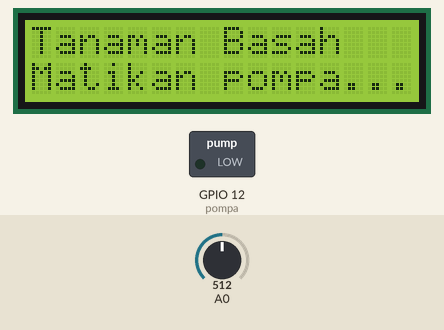
A sketch run on a simulated ESP8266 (NodeMCU). Shown: 16×2 character LCD, switched loads named in the sketch (green lamp = pin HIGH). The test bench sets the inputs (shaded band); at power-on: A0 = 512. WiFi joins after 1.5 s; servers stay silent unless stated; the local clock reads 2024-03-15 10:24:30 at power-on unless the sketch sets it; web services answer with replies made up by the test bench; what the sketch prints to the serial monitor is not drawn.

Above: at 6.2 s.
6.3 s: A0 set to 783
8.3 s: A0 set to 809
At 10.1 s:
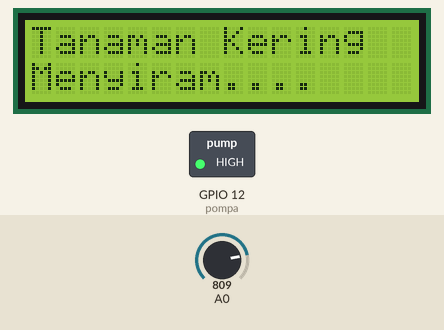
10.4 s: A0 set to 90
At 11.9 s:
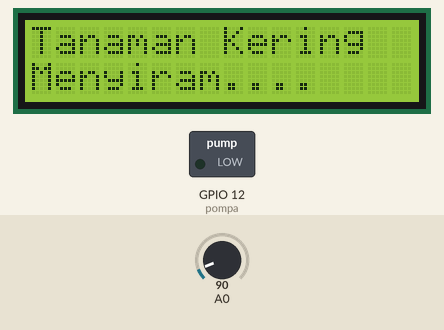
12.5 s: A0 set to 112
At 14.4 s:
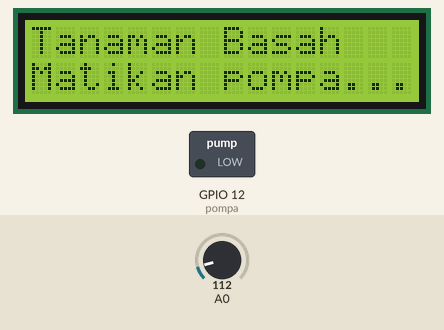
14.7 s: A0 set to 810
At 15.9 s:
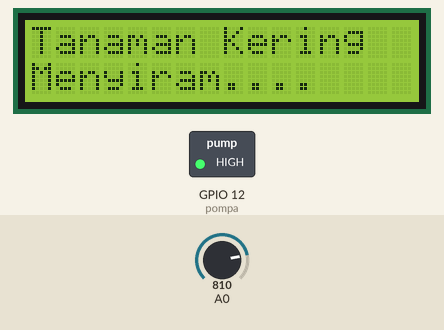
Timing chart, 0 to 17.7 s (numbered marks = the images above; inputs shaded):
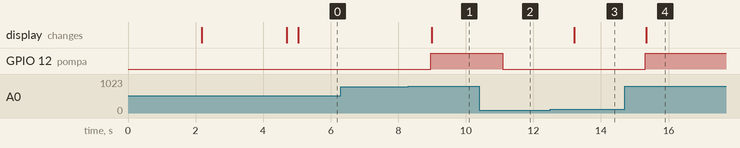

The sketch:

monitoring_soil_measure.ino
```cpp
#include <Wire.h>
#include <LiquidCrystal_I2C.h>
#include <ESP8266WiFi.h>
#include <WiFiClientSecure.h>
#include <WiFiClient.h>
#include <UniversalTelegramBot.h>
#include <ArduinoJson.h>

// Ganti Jenegan Wifi ro Password
#define WIFI_SSID "test"
#define WIFI_PASSWORD "12345678"


// Ganti Token BOT.e
#define BOT_TOKEN "6593729375:AAHXXb-YATKYvOpiR7NlgFiwCE7YfznjoaE"
// Ganti ID TELEGRAMU
#define CHAT_ID "6046131425"

X509List cert(TELEGRAM_CERTIFICATE_ROOT);
WiFiClientSecure secured_client;
UniversalTelegramBot bot(BOT_TOKEN, secured_client);


LiquidCrystal_I2C lcd(0x27, 16, 2);
int pompa = 12;


void setup() {
  lcd.clear();
  lcd.init();
  Serial.begin(9600);
  lcd.begin(16, 2);
  lcd.backlight();

  lcd.clear();
  lcd.setCursor(0, 0);
  lcd.print("DMP PROJECT");
  lcd.setCursor(0, 1);
  lcd.print("Alat siram otomatis");
  delay(2000);

  pinMode(pompa, OUTPUT);


  // attempt to connect to Wifi network:
  Serial.println("Connecting to Wifi SSID ");
  Serial.print(WIFI_SSID);
  lcd.clear();
  lcd.setCursor(0, 0);
  lcd.print("Connecting Wifi");
  delay(1000);
  WiFi.begin(WIFI_SSID, WIFI_PASSWORD);
  secured_client.setTrustAnchors(&cert);  // Add root certificate for api.telegram.org
  while (WiFi.status() != WL_CONNECTED) {
    Serial.print(".");
    delay(500);
  }
  Serial.print("\nWiFi connected. IP address: ");
  Serial.println(WiFi.localIP());
  lcd.clear();
  lcd.setCursor(0, 0);
  lcd.print(WIFI_SSID);
  lcd.setCursor(0, 1);
  lcd.print(WiFi.localIP());


  Serial.print("Retrieving time: ");
  configTime(0, 0, "pool.ntp.org");  // get UTC time via NTP
  time_t now = time(nullptr);
  while (now < 24 * 3600) {
    Serial.print(".");
    delay(100);
    now = time(nullptr);
  }
  Serial.println(now);

  bot.sendMessage(CHAT_ID, "Bot started up", "");
}


// Variabel untuk menyimpan pesan terakhir yang dikirim
String lastMessage = "";

void TS() {
  int sensorValue = analogRead(A0);

  const char* host = "api.thingspeak.com";
  const String apiKey = "PVB66K2RO2A0FL9O";

  // Buat URL untuk mengirim data ke Thingspeak
  String url = "/update?api_key=" + apiKey + "&field1=" + String(sensorValue);

  // Buat koneksi ke server Thingspeak
  WiFiClient client;
  if (client.connect(host, 80)) {
    // Kirim permintaan HTTP POST ke server Thingspeak
    client.print(String("GET ") + url + " HTTP/1.1\r\n" + "Host: " + host + "\r\n" + "Connection: close\r\n\r\n");
    delay(500);

    // Tunggu respon dari server
    while (client.available()) {
      String line = client.readStringUntil('\r');
      Serial.print(line);
    }
    Serial.println();
    client.stop();
  }
}

void loop() {
  int sv = analogRead(A0);
  Serial.println(sv);

  String currentMessage;  // Variabel untuk menyimpan pesan yang akan dikirim

  if (sv > 800 && sv < 1100) {
    digitalWrite(pompa, HIGH);
    lcd.clear();
    lcd.setCursor(0, 0);
    lcd.print("Tanaman Kering");
    lcd.setCursor(0, 1);
    lcd.print("Menyiram....");
    Serial.println("Tanaman Kering");

    currentMessage = "Tanaman Kering\nPompa ON";
  } else if (sv > 100 && sv < 800) {
    digitalWrite(pompa, LOW);
    lcd.clear();
    lcd.setCursor(0, 0);
    lcd.print("Tanaman Basah");
    lcd.setCursor(0, 1);
    lcd.print("Matikan pompa...");
    Serial.println("Tanaman Basah");

    currentMessage = "Tanaman Basah\nPompa OFF";
  } else {
    digitalWrite(pompa, LOW);
    currentMessage = "";  // Jika tidak ada kondisi yang cocok, pesan dikosongkan
  }

  // Cek apakah pesan yang akan dikirim sama dengan pesan terakhir
  // Jika sama, maka tidak perlu mengirim notifikasi
  if (currentMessage != lastMessage) {
    lastMessage = currentMessage;                  // Simpan pesan terakhir yang dikirim
    bot.sendMessage(CHAT_ID, currentMessage, "");  // Kirim notifikasi
  }
  TS();
}
```

Measured:
- the behaviour switches between 800 and 801 on A0 (found by bisection; images 0 and 1)
- the behaviour switches between 100 and 101 on A0 (found by bisection; images 2 and 3)
- after the input at 6.3 s, every drawn part: stays the same
- after the input at 8.3 s, GPIO 12 (pompa): LOW → HIGH after 0.66 s; the display: changes after 0.69 s (image 1)
- after the input at 10.4 s, GPIO 12 (pompa): HIGH → LOW after 0.69 s
- after the input at 12.5 s, the display: changes after 0.71 s (image 3)
- after the input at 14.7 s, GPIO 12 (pompa): LOW → HIGH after 0.61 s; the display: changes after 0.64 s (image 4)
